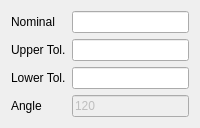
           <widget class="QWidget" name="radiusLETab">
            <attribute name="title">
             <string>Radius LE</string>
            </attribute>
            <layout class="QGridLayout" name="gridLayout_15">
             <item row="2" column="1">
              <widget class="QLineEdit" name="lowerTolRadiusLE"/>
             </item>
             <item row="1" column="1">
              <widget class="QLineEdit" name="upperTolRadiusLE"/>
             </item>
             <item row="0" column="0">
              <widget class="QLabel" name="label_20">
               <property name="text">
                <string>Nominal</string>
               </property>
              </widget>
             </item>
             <item row="1" column="0">
              <widget class="QLabel" name="label_21">
               <property name="text">
                <string>Upper Tol.</string>
               </property>
              </widget>
             </item>
             <item row="2" column="0">
              <widget class="QLabel" name="label_22">
               <property name="text">
                <string>Lower Tol.</string>
               </property>
              </widget>
             </item>
             <item row="0" column="1">
              <widget class="QLineEdit" name="nominalRadiusLE">
               <property name="readOnly">
                <bool>true</bool>
               </property>
              </widget>
             </item>
             <item row="3" column="1">
              <widget class="QLineEdit" name="degreeAngleLE">
               <property name="enabled">
                <bool>false</bool>
               </property>
               <property name="text">
                <string>120</string>
               </property>
              </widget>
             </item>
             <item row="3" column="0">
              <widget class="QLabel" name="label_32">
               <property name="text">
                <string>Angle</string>
               </property>
              </widget>
             </item>
            </layout>
           </widget>
